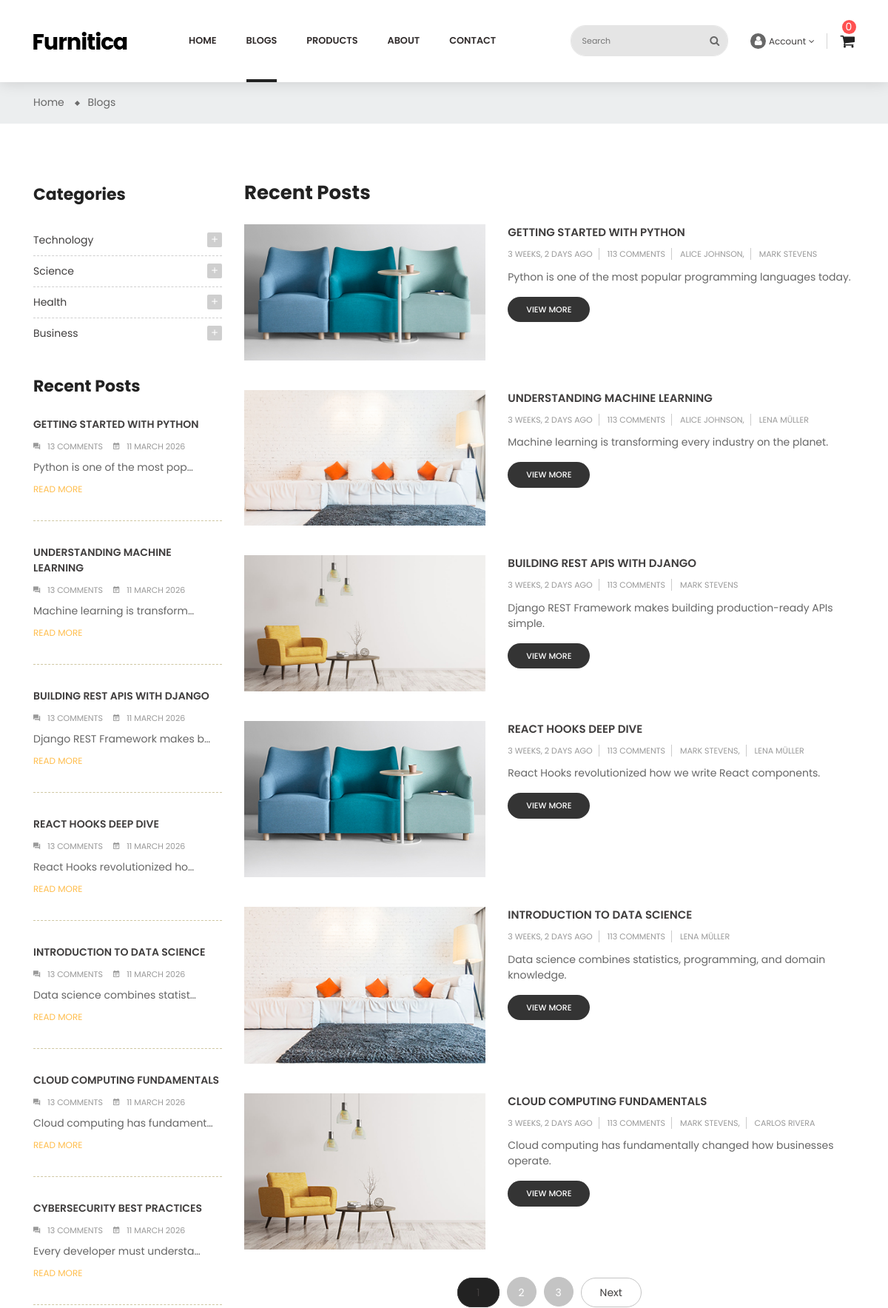
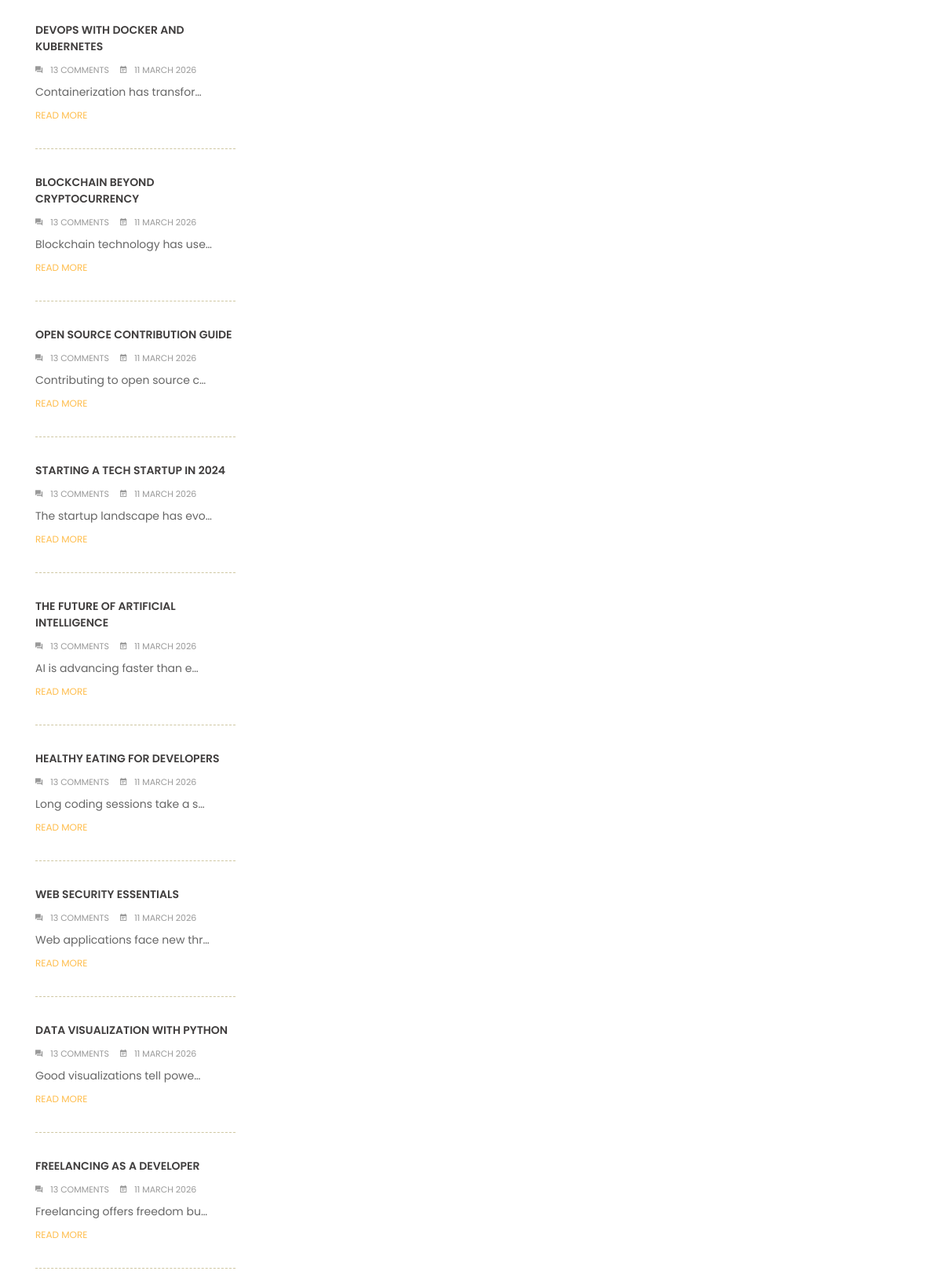
Screenshot of /en/blogs/ (upper part) with the database file from the repository (2 pictures, top to bottom).
### blogs/models.py (models this page shows, shortened)
class Category(BaseModel):
    title = models.CharField(
        max_length=128,
        verbose_name=_("Title")
    )
    parent = models.ForeignKey(
        'self',
        on_delete=models.PROTECT,
        related_name='children',
        null=True,
        blank=True,
        verbose_name=_("Parent category")
    )
    class Meta:
        db_table = 'categories'
        verbose_name = _("Category")
        verbose_name_plural = _("Categories")

class Blog(BaseModel):
    title = models.CharField(
        max_length=128,
        verbose_name=_("Title")
    )
    short_description = models.CharField(
        max_length=255,
        verbose_name=_("Short description")
    )
    image = models.ImageField(
        upload_to='blogs/',
        null=True,
        blank=True,
        verbose_name=_("Image")
    )
    long_description = models.TextField(
        verbose_name=_("Long description")
    )
    status = models.CharField(
        max_length=20,
        choices=BlogStatus,
        default=BlogStatus.DRAFT,
        verbose_name=_("Status")
    )
    categories = models.ManyToManyField(
        Category,
        related_name='blogs',
        verbose_name=_("Categories")
    )
    tags = models.ManyToManyField(
        Tag,
        related_name='blogs',
        verbose_name=_("Tags")
    )
    authors = models.ManyToManyField(
        Author,
        related_name='blogs',
        verbose_name=_("Authors")
    )
    class Meta:
        db_table = 'blogs'
        verbose_name = _("Blog")
        verbose_name_plural = _("Blogs")

class Author(BaseModel):
    full_name = models.CharField(
        max_length=128,
        verbose_name=_("Full name")
    )
    image = models.ImageField(
        upload_to='authors/',
        verbose_name=_("Image")
    )
    about = models.CharField(
        max_length=255,
        verbose_name=_("About")
    )
    professions = models.CharField(
        max_length=128,
        verbose_name=_("Professions")
    )
    is_active = models.BooleanField(
        default=True,
        verbose_name=_("Is active")
    )
    class Meta:
        db_table = 'authors'
        verbose_name = _("Author")
        verbose_name_plural = _("Authors")

### blogs/views.py (the view)
# urls.py: path('', BlogListView.as_view(), name='list'),
class BlogListView(ListView):
    model = Blog
    template_name = 'blogs/blogs-list.html'
    context_object_name = 'blogs'
    paginate_by = 6
    def get_queryset(self):
        return Blog.objects.filter(status=BlogStatus.PUBLISHED)
    def get_context_data(self, **kwargs):
        context = super().get_context_data(**kwargs)
        context['categories'] = Category.objects.filter(parent=None)
        context['tags'] = Tag.objects.all()
        context['recent_posts'] = Blog.objects.filter(status=BlogStatus.PUBLISHED)
        return context

### templates/blogs/blogs-list.html (shortened to what this page needs)
{% extends 'layout/base.html' %}
{% load static %}
{% load i18n %}
{% block id %}id="blog-list-sidebar-left"{% endblock %}
{% block class %}class="blog"{% endblock %}
{% block content %}
    <div class="main-content">
        <div id="wrapper-site">
            <div id="content-wrapper">
                <div id="main">
                    <div class="page-home">
                        <nav class="breadcrumb-bg">
                            <div class="container no-index">
                                <div class="breadcrumb">
                                    <ol>
                                        <li>
                                            <a href="{% url 'shared:home' %}">
                                                <span>{% trans 'Home' %}</span>
                                            </a>
                                        </li>
                                        <li>
                                            <a href="{% url 'blogs:list' %}">
                                                <span>{% trans 'Blogs' %}</span>
                                            </a>
                                        </li>
                                    </ol>
                                </div>
                            </div>
                        </nav>
                        <div class="container">
                            <div class="content">
                                <div class="row">
                                    {% include 'blogs/blog-filter.html' %}
                                    <div class="col-sm-8 col-lg-9 col-md-9 flex-xs-first main-blogs">
                                        <h2>{% trans 'Recent Posts' %}</h2>
                                        {% for blog in blogs %}
                                            <div class="list-content row">
                                                <div class="hover-after col-md-5 col-xs-12">
                                                    <a href="{% url 'blogs:detail' pk=blog.id %}">
                                                        {% if blog.image %}
                                                            <img src="{{ blog.image.url }}" alt="{{ blog.title }}">
                                                        {% else %}
                                                            <img src="{% static 'img/blog/1.jpg' %}" alt="{{ blog.title }}">
                                                        {% endif %}
                                                    </a>
                                                </div>
                                                <div class="late-item col-md-7 col-xs-12">
                                                    <p class="content-title">
                                                        <a href="{% url 'blogs:detail' pk=blog.id %}">{{ blog.title }}</a>
                                                    </p>
                                                    <p class="post-info">
                                                        <span>{{ blog.created_at|timesince }} {% trans 'ago' %}</span>
                                                        <span>113 {% trans 'Comments' %}</span>
                                                        {% for author in blog.authors.all %}
                                                            <span>{{ author.full_name }}{% if not forloop.last %},{% endif %}</span>
                                                        {% endfor %}
                                                    </p>
                                                    <p class="description">{{ blog.short_description }}
                                                    </p>
                                                    <span class="view-more">
                                                    <a href="{% url 'blogs:detail' pk=blog.id %}">{% trans 'view more' %}</a>
                                                </span>
                                                </div>
                                            </div>
                                        {% endfor %}
                                        <div class="page-list col">
                                            <ul class="justify-content-center d-flex">
                                                        {% for page in page_obj.paginator.page_range %}
                                                            {% if page_obj.number == page %}
                                                                <li class="current active" aria-current="page">
                                                                    <a rel="nofollow" href="?page={{ page }}"
                                                                       class="js-search-link">
                                                                        {{ page }}
                                                                    </a>
                                                                </li>
                                                            {% elif page >= page_obj.number|add:'-2' and page <= page_obj.number|add:'2' %}
                                                                <li>
                                                                    <a rel="nofollow" href="?page={{ page }}"
                                                                       class="js-search-link">
                                                                        {{ page }}
                                                                    </a>
                                                                </li>
                                                            {% endif %}
                                                        {% endfor %}
                                                {% if page_obj.has_next %}
                                                    <li>
                                                        <a rel="next"
                                                           href="?page={{ page_obj.next_page_number }}"
                                                           onclick="addUrlParameter('page', '{{ page_obj.next_page_number }}'); return false;"
                                                           class="next js-search-link">
                                                            {% trans 'Next' %}
                                                        </a>
                                                    </li>
                                                {% endif %}
                                            </ul>
                                        </div>
                                    </div>
                                </div>
                            </div>
                        </div>
                    </div>
                </div>
            </div>
        </div>
    </div>
{% endblock %}

### templates/blogs/blog-filter.html (shortened to what this page needs)
{% load i18n %}
{% load static %}
<div class="sidebar-3 sidebar-collection col-lg-3 col-md-3 col-sm-4">
    <div class="sidebar-block">
        <div class="title-block">{% trans 'Categories' %}</div>
        <div class="block-content">
            {% for category in categories %}
                <div class="cateTitle hasSubCategory open level1">
                    <span class="arrow collapse-icons collapsed"
                          data-toggle="collapse"
                          data-target="#cat-{{ category.id }}"
                          aria-controls="cat-{{ category.id }}"
                          aria-expanded="false"
                          role="button">
                        <i class="zmdi zmdi-plus"></i>
                    </span>
                    <a class="cateItem"
                       href="#cat-{{ category.id }}"
                       onclick="addUrlParameter('cat', '{{ category.id }}'); return false;">
                        {{ category.title }}
                    </a>
                </div>
            {% endfor %}
        </div>
    </div>
    <div class="sidebar-block">
        <div class="title-block">{% trans 'Recent Posts' %}</div>
        <div class="post-item-content">
            {% for post in recent_posts %}
                <div>
                    <div class="late-item first-child">
                        <a href="{% url 'blogs:detail' pk=post.id %}">
                            <p class="content-title">{{ post.title }}</p>
                        </a>
                        <span>
                                                            <i class="zmdi zmdi-comments"></i>13 {% trans 'comments' %}
                                                        </span>
                        <span>
                                                            <i class="zmdi zmdi-calendar-note"></i>{{ post.created_at|date:"d F Y" }}
                                                        </span>
                        <p class="description">{{ post.short_description|truncatechars:30 }}
                        </p>
                        <p class="remove">
                            <a href="{% url 'blogs:detail' pk=post.id %}">{% trans 'READ MORE' %}</a>
                        </p>
                    </div>
                </div>
            {% endfor %}
        </div>
    </div>
</div>

### rows the page displays
Category: title "Technology"
Category: title "Science"
Category: title "Health"
Category: title "Business"
Blog: title "GETTING STARTED WITH PYTHON", created_at "11 MARCH 2026", short_description "Python is one of the most pop…", image (picture), created_at "3 WEEKS, 2 DAYS", short_description "Python is one of the most popular programming languages today."
Blog: title "UNDERSTANDING MACHINE LEARNING", created_at "11 MARCH 2026", short_description "Machine learning is transform…", image (picture), created_at "3 WEEKS, 2 DAYS", short_description "Machine learning is transforming every industry on the planet."
Blog: title "BUILDING REST APIS WITH DJANGO", created_at "11 MARCH 2026", short_description "Django REST Framework makes b…", image (picture), created_at "3 WEEKS, 2 DAYS", short_description "Django REST Framework makes building production-ready APIs simple."
Blog: title "REACT HOOKS DEEP DIVE", created_at "11 MARCH 2026", short_description "React Hooks revolutionized ho…", image (picture), created_at "3 WEEKS, 2 DAYS", short_description "React Hooks revolutionized how we write React components."
Blog: title "INTRODUCTION TO DATA SCIENCE", created_at "11 MARCH 2026", short_description "Data science combines statist…", image (picture), created_at "3 WEEKS, 2 DAYS", short_description "Data science combines statistics, programming, and domain knowledge."
Blog: title "CLOUD COMPUTING FUNDAMENTALS", created_at "11 MARCH 2026", short_description "Cloud computing has fundament…", image (picture), created_at "3 WEEKS, 2 DAYS", short_description "Cloud computing has fundamentally changed how businesses operate."
Blog: title "CYBERSECURITY BEST PRACTICES", created_at "11 MARCH 2026", short_description "Every developer must understa…"
Blog: title "DEVOPS WITH DOCKER AND KUBERNETES", created_at "11 MARCH 2026", short_description "Containerization has transfor…"
Blog: title "BLOCKCHAIN BEYOND CRYPTOCURRENCY", created_at "11 MARCH 2026", short_description "Blockchain technology has use…"
Blog: title "OPEN SOURCE CONTRIBUTION GUIDE", created_at "11 MARCH 2026", short_description "Contributing to open source c…"
Blog: title "STARTING A TECH STARTUP IN 2024", created_at "11 MARCH 2026", short_description "The startup landscape has evo…"
Blog: title "THE FUTURE OF ARTIFICIAL INTELLIGENCE", created_at "11 MARCH 2026", short_description "AI is advancing faster than e…"
Blog: title "HEALTHY EATING FOR DEVELOPERS", created_at "11 MARCH 2026", short_description "Long coding sessions take a s…"
Blog: title "WEB SECURITY ESSENTIALS", created_at "11 MARCH 2026", short_description "Web applications face new thr…"
Blog: title "DATA VISUALIZATION WITH PYTHON", created_at "11 MARCH 2026", short_description "Good visualizations tell powe…"
Blog: title "FREELANCING AS A DEVELOPER", created_at "11 MARCH 2026", short_description "Freelancing offers freedom bu…"
Author: full_name "ALICE JOHNSON"
Author: full_name "MARK STEVENS"
Author: full_name "LENA MÜLLER"
Author: full_name "CARLOS RIVERA"

### other values shown
{{ cart_count|default:0 }} "0"
{{ page }} "1"
{{ page }} "2" "3"
